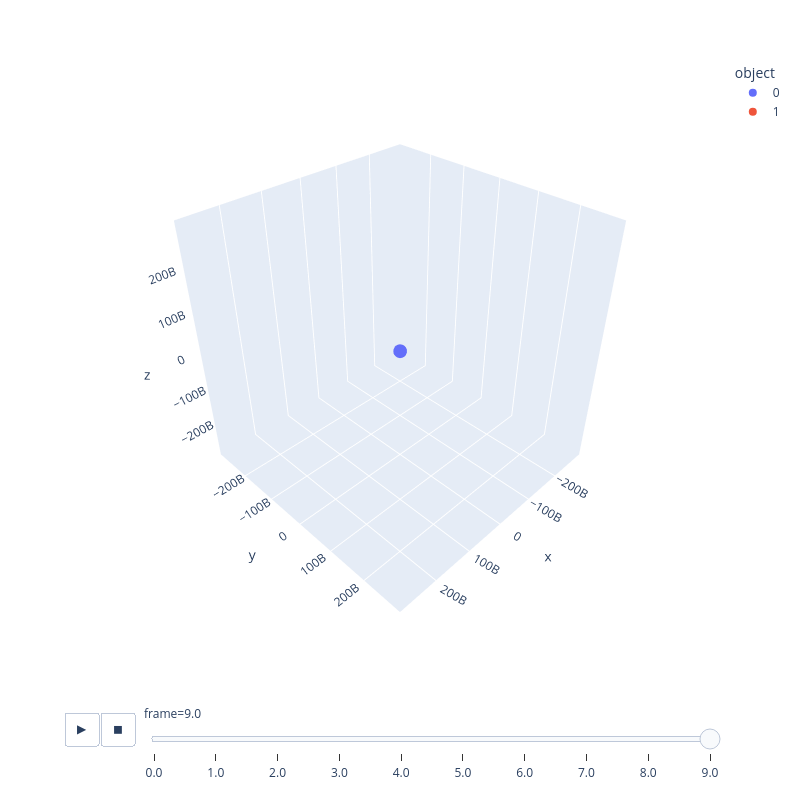

The cell this chart's notebook holds for it:
### Code cell
N = 2 #Number of objects
dt = 0.001 #Timestep
s_prime = 3.175*10**(-7)
Time = 100 #Duration of the simulation
frame_skip = 10000 #Number of timesteps between frames
soft_len = 0.1 #Softening Length to prevent singularities in force calculations when objects get very close to each other
G = 6.67*10**(-11)/(s_prime*dt) #Gravitational Constant (set to 1 for simplicity, can be changed to real value if desired)
R = 1.496*10**11

t = 0 #Intializing time
frames = [] #Setting the empty frame list
frame_num = 0 #Intializing frame number

#Setting array of objects: 
    #col 0,1,2 stores position in x,y,z directions
    #col 3 stores mass
    #col 4,5,6 stores momentum in x,y,z directions
    #col 7,8,9 stores force on the object in x,y,z directions
objects = np.zeros([N,10])

objects[0,0:3] = np.array((0,0,0))
objects[0,3] = 1.989*10**(30)
objects[0,4:7] = np.array((0,0,0))

objects[1,0:3] = np.array((1.496*10**11,0,0))
objects[1,3] = 5.972*10**24
objects[1,4:7] = np.array((0,29785*(5.972*10**24)/(s_prime*dt),0))

while t<Time:
    force_calculation(objects, N, G, soft_len, t, dt, frame_num)
    
    t += dt
    frame_num += 1

#Converting saved position data into a format that px.scatter_3d can use
df = pd.DataFrame(frames, columns=['x','y','z','object','frame'])

fig = px.scatter_3d(
    df,
    x='x',
    y='y',
    z='z',
    color='object',
    animation_frame='frame',
    width=800, 
    height=800,
)

fig.layout.updatemenus[0].buttons[0].args[1]['frame']['duration'] = 10
fig.layout.updatemenus[0].buttons[0].args[1]['transition']['duration'] = 1

fig.update_layout(
    scene=dict(
        xaxis=dict(range=[-2*R, 2*R]),
        yaxis=dict(range=[-2*R, 2*R]),
        zaxis=dict(range=[-2*R, 2*R]),
        aspectmode='cube'
    )
)

fig.show()

### Figure 1 — Plotly figure (JSON) as saved in the notebook; plotly's stock layout.template omitted (floating-point values rounded to 4 significant figures)
{"data": [{"hovertemplate": "object=0<br>frame=9.0<br>x=%{x}<br>y=%{y}<br>z=%{z}<extra></extra>", "legendgroup": "0", "marker": {"color": "#636efa", "symbol": "circle"}, "mode": "markers", "name": "0", "scene": "scene", "showlegend": true, "type": "scatter3d", "x": [10.57], "y": [7.759], "z": [0.0]}, {"hovertemplate": "object=1<br>frame=9.0<br>x=%{x}<br>y=%{y}<br>z=%{z}<extra></extra>", "legendgroup": "1", "marker": {"color": "#EF553B", "symbol": "circle"}, "mode": "markers", "name": "1", "scene": "scene", "showlegend": true, "type": "scatter3d", "x": [149600000000.0], "y": [8443000000000000.0], "z": [0.0]}], "layout": {"height": 800, "legend": {"title": {"text": "object"}, "tracegroupgap": 0}, "margin": {"t": 60}, "scene": {"aspectmode": "cube", "aspectratio": {"x": 1, "y": 1, "z": 1}, "camera": {"center": {"x": 0, "y": 0, "z": 0}, "eye": {"x": 1.435, "y": 1.435, "z": 1.435}, "projection": {"type": "perspective"}, "up": {"x": 0, "y": 0, "z": 1}}, "domain": {"x": [0, 1], "y": [0, 1]}, "xaxis": {"range": [-299200000000, 299200000000], "title": {"text": "x"}, "type": "linear"}, "yaxis": {"range": [-299200000000, 299200000000], "title": {"text": "y"}, "type": "linear"}, "zaxis": {"range": [-299200000000, 299200000000], "title": {"text": "z"}, "type": "linear"}}, "sliders": [{"active": 9, "currentvalue": {"prefix": "frame="}, "len": 0.9, "pad": {"b": 10, "t": 60}, "steps": [{"args": [["0.0"], {"frame": {"duration": 0, "redraw": true}, "fromcurrent": true, "mode": "immediate", "transition": {"duration": 0, "easing": "linear"}}], "label": "0.0", "method": "animate"}, {"args": [["1.0"], {"frame": {"duration": 0, "redraw": true}, "fromcurrent": true, "mode": "immediate", "transition": {"duration": 0, "easing": "linear"}}], "label": "1.0", "method": "animate"}, {"args": [["2.0"], {"frame": {"duration": 0, "redraw": true}, "fromcurrent": true, "mode": "immediate", "transition": {"duration": 0, "easing": "linear"}}], "label": "2.0", "method": "animate"}, {"args": [["3.0"], {"frame": {"duration": 0, "redraw": true}, "fromcurrent": true, "mode": "immediate", "transition": {"duration": 0, "easing": "linear"}}], "label": "3.0", "method": "animate"}, {"args": [["4.0"], {"frame": {"duration": 0, "redraw": true}, "fromcurrent": true, "mode": "immediate", "transition": {"duration": 0, "easing": "linear"}}], "label": "4.0", "method": "animate"}, {"args": [["5.0"], {"frame": {"duration": 0, "redraw": true}, "fromcurrent": true, "mode": "immediate", "transition": {"duration": 0, "easing": "linear"}}], "label": "5.0", "method": "animate"}, {"args": [["6.0"], {"frame": {"duration": 0, "redraw": true}, "fromcurrent": true, "mode": "immediate", "transition": {"duration": 0, "easing": "linear"}}], "label": "6.0", "method": "animate"}, {"args": [["7.0"], {"frame": {"duration": 0, "redraw": true}, "fromcurrent": true, "mode": "immediate", "transition": {"duration": 0, "easing": "linear"}}], "label": "7.0", "method": "animate"}, {"args": [["8.0"], {"frame": {"duration": 0, "redraw": true}, "fromcurrent": true, "mode": "immediate", "transition": {"duration": 0, "easing": "linear"}}], "label": "8.0", "method": "animate"}, {"args": [["9.0"], {"frame": {"duration": 0, "redraw": true}, "fromcurrent": true, "mode": "immediate", "transition": {"duration": 0, "easing": "linear"}}], "label": "9.0", "method": "animate"}], "x": 0.1, "xanchor": "left", "y": 0, "yanchor": "top"}], "updatemenus": [{"active": 1, "buttons": [{"args": [null, {"frame": {"duration": 10, "redraw": true}, "fromcurrent": true, "mode": "immediate", "transition": {"duration": 1, "easing": "linear"}}], "label": "&#9654;", "method": "animate"}, {"args": [[null], {"frame": {"duration": 0, "redraw": true}, "fromcurrent": true, "mode": "immediate", "transition": {"duration": 0, "easing": "linear"}}], "label": "&#9724;", "method": "animate"}], "direction": "left", "pad": {"r": 10, "t": 70}, "showactive": false, "type": "buttons", "x": 0.1, "xanchor": "right", "y": 0, "yanchor": "top"}], "width": 800}}
